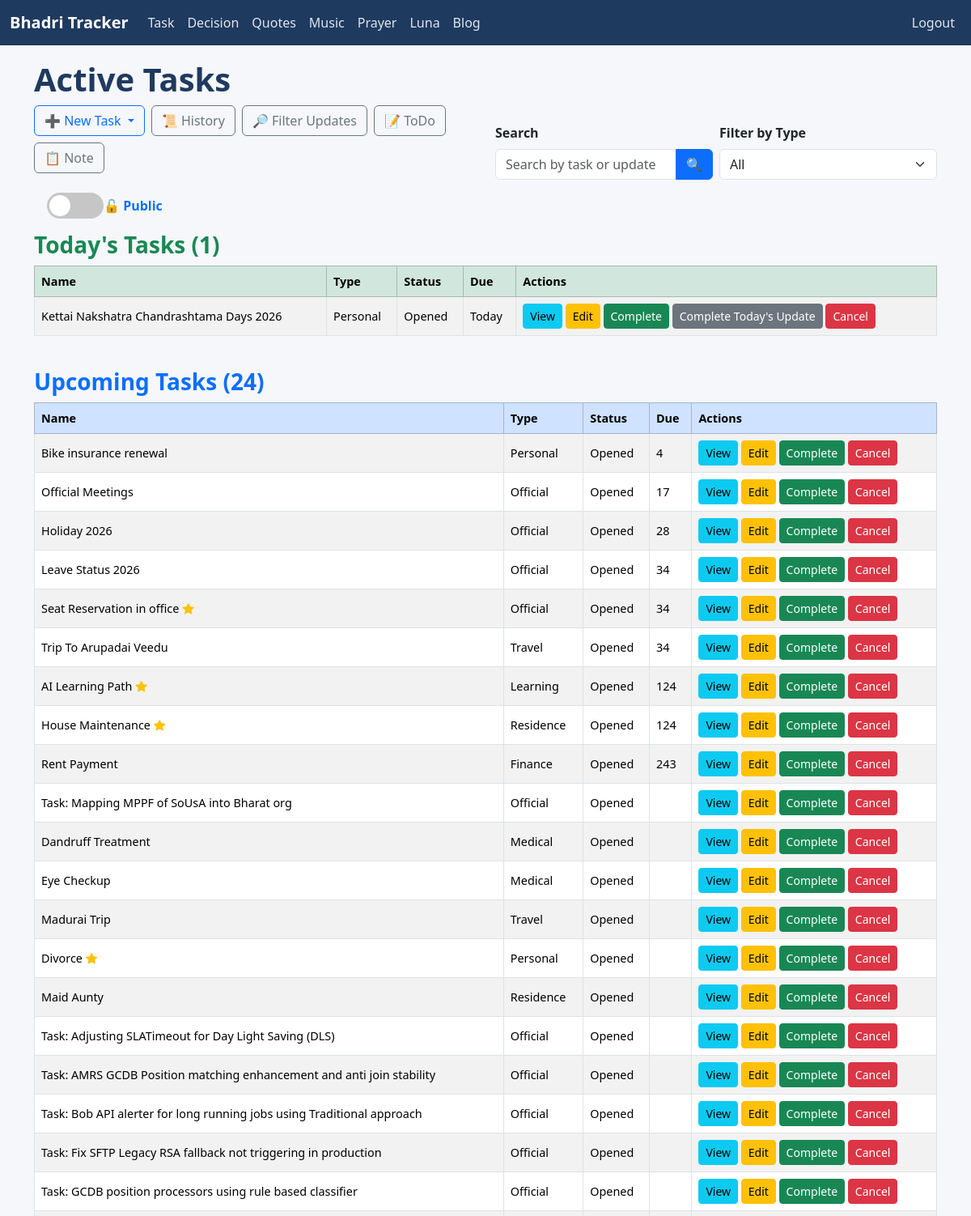
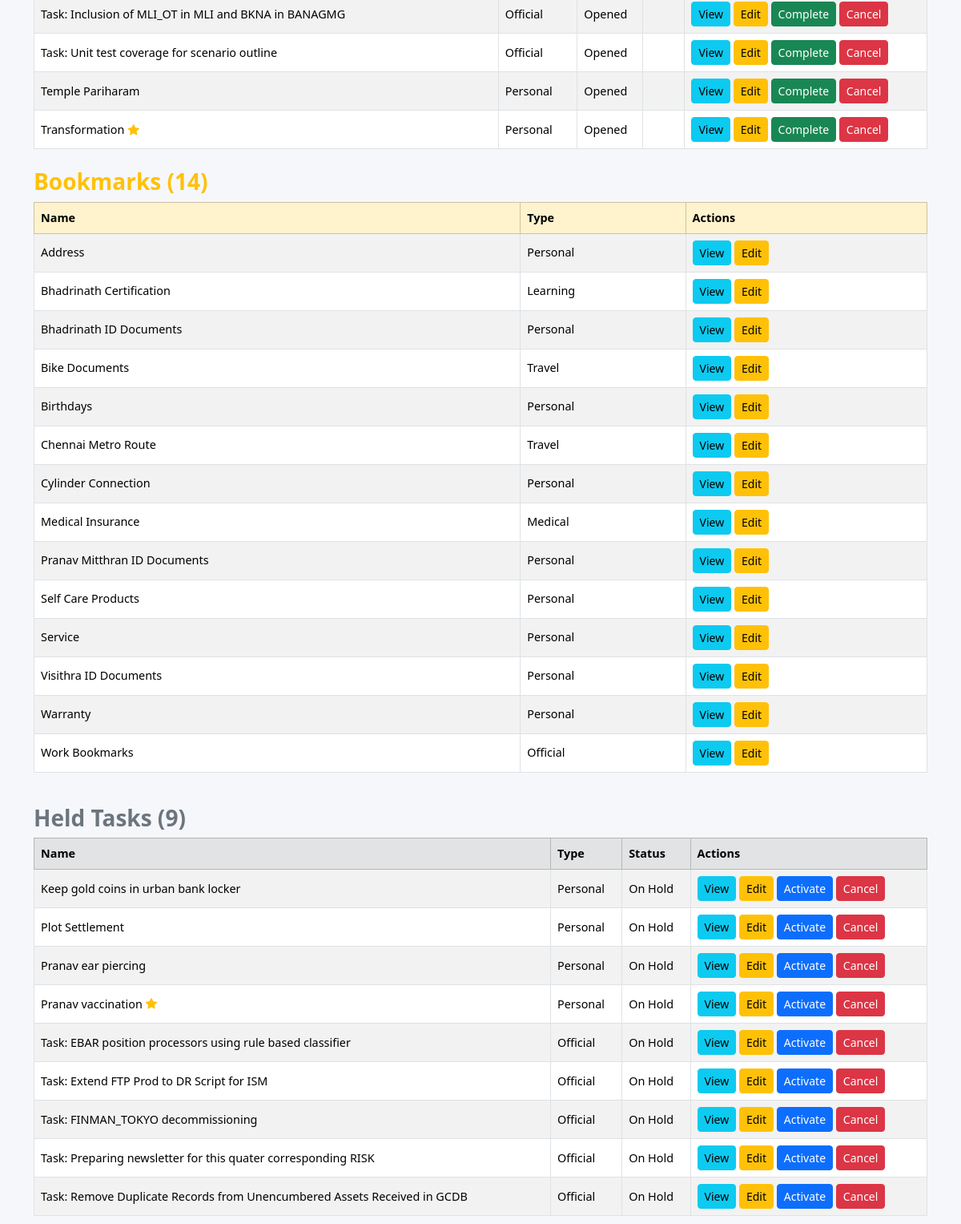
Page / (signed in, upper part) on the earlier database version (2 pictures, top to bottom).
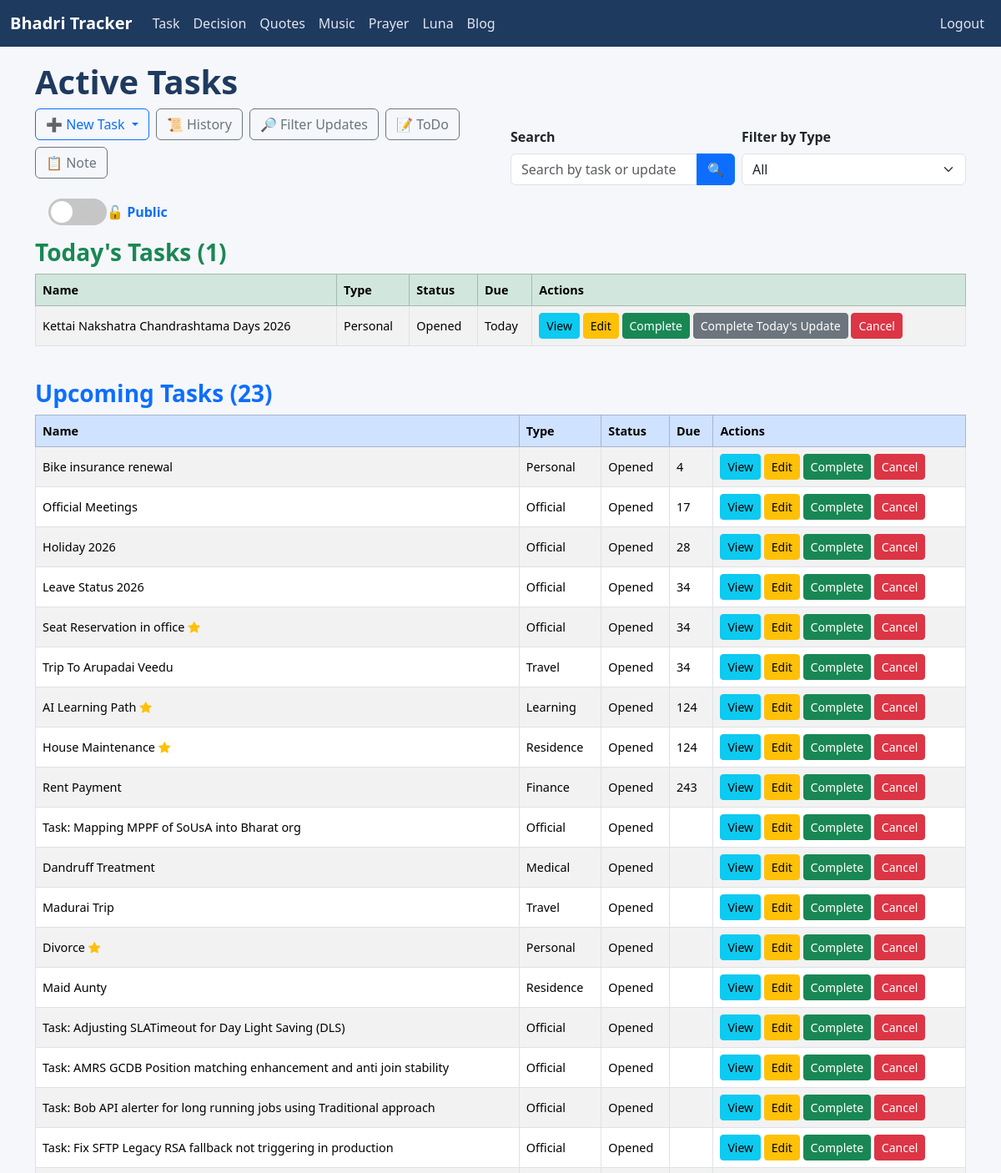
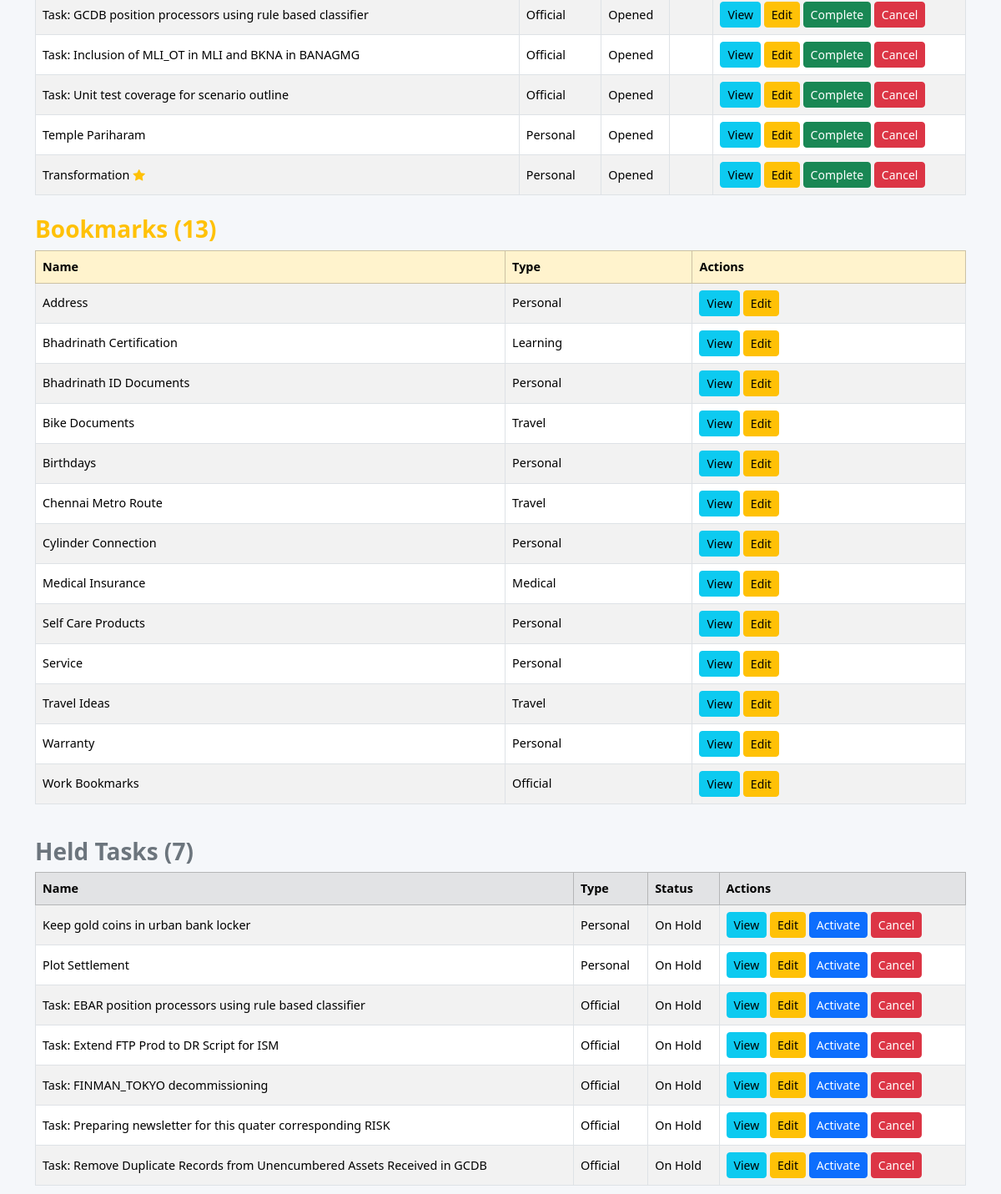
Same page on the later database version (2 pictures, top to bottom).
### tracker/models.py (models this page shows, shortened)
class Task(models.Model):
    STATUS_CHOICES = [
        ('Opened', 'Opened'),
        ('InProgress', 'In Progress'),
        ('Completed', 'Completed'),
        ('Cancelled', 'Cancelled'),
        ('Hold', 'Hold'),
    ]
    name = models.CharField(max_length=200)
    status = models.CharField(max_length=20, choices=STATUS_CHOICES, default='Opened')
    task_type = models.ForeignKey(TaskType, on_delete=models.CASCADE)
    started_date = models.DateField(default=timezone.localtime(), null=True, blank=True)
    created_date = models.DateField(auto_now_add=True)
    updated_date = models.DateField(auto_now=True)
    completed_date = models.DateField(null=True, blank=True)
    target_date = models.DateField(default=timezone.localtime(), null=True, blank=True)
    is_bookmark = models.BooleanField(default=False)
    is_private = models.BooleanField(default=False)
    is_important = models.BooleanField(default=False)
    is_template = models.BooleanField(default=False)
    @property
    def days_till_upcoming(self):
        today = timezone.localdate()
        dates = []
        if self.started_date and self.started_date >= today:
            dates.append(self.started_date)
        if self.target_date and self.target_date >= today:
            dates.append(self.target_date)
        for upd in self.updates.all():
            if upd.status not in ['Completed', 'Cancelled'] and upd.date and upd.date >= today:
                dates.append(upd.date)
        if not dates:
            return None
        return (min(dates) - today).days

class TaskType(models.Model):
    name = models.CharField(max_length=50, unique=True)
    class Meta:
        ordering = ['name']

class Update(models.Model):
    STATUS_CHOICES = [
        ('Opened', 'Opened'),
        ('InProgress', 'In Progress'),
        ('Completed', 'Completed'),
        ('Cancelled', 'Cancelled')
    ]
    REMINDER_CHOICE = [
        ('Days', 'Days'),
        ('Workweek', 'Workweek'),
        ('Weekly', 'Weekly'),
        ('Monthly', 'Monthly'),
        ('Yearly', 'Yearly'),
    ]
    name = models.CharField(max_length=200, null=True, blank=True)
    task = models.ForeignKey(Task, on_delete=models.CASCADE, related_name='updates')
    date = models.DateField(default=timezone.localtime(), null=True, blank=True)
    start_time = models.TimeField(null=True, blank=True)
    end_time = models.TimeField(null=True, blank=True)
    description = models.TextField()
    is_check_box = models.BooleanField(default=False)
    status = models.CharField(max_length=20, choices=STATUS_CHOICES, default='Opened')
    reminder_type = models.CharField(max_length=20, choices=REMINDER_CHOICE, null=True, blank=True)
    can_store_reminder = models.BooleanField(default=False)
    date_to_remind = models.IntegerField(null=True, blank=True)
    auto_reminder_handle = models.BooleanField(default=True)

### tracker/views.py (the view)
# urls.py: path('', views.TaskListView.as_view(), name='task_list'),
class TaskListView(LoginRequiredMixin, ListView):
    model = Task
    template_name = 'tracker/task_list.html'
    context_object_name = 'tasks'
    def get_queryset(self):
        queryset = Task.objects.exclude(
            status__in=['Completed', 'Cancelled', 'Hold']
        ).exclude(
            is_bookmark=True
        ).exclude(
            is_template=True
        )
        view_mode = self.request.GET.get('view', 'public')
        if view_mode == "private":
            user_profile = getattr(self.request.user, "userprofile", None)
            if user_profile is None or not user_profile.special_privilege_password:
                messages.error(self.request, "You do not have access to private tasks.")
                return Task.objects.none()
            if not self.request.session.get("private_access"):
                raise PermissionError("PRIVATE_ACCESS_REQUIRED")
            queryset = queryset.filter(is_private=True)
        elif view_mode == "public":
            self.request.session['private_access'] = False
            queryset = queryset.filter(is_private=False)
        search_query = self.request.GET.get('search')
        if search_query:
            queryset = queryset.filter(
                Q(name__icontains=search_query) |
                Q(updates__description__icontains=search_query)
            ).distinct()
        task_type_id = self.request.GET.get('task_type')
        if task_type_id:
            queryset = queryset.filter(task_type_id=task_type_id)
        tasks = list(queryset)
        tasks = [t for t in tasks if t.days_till_upcoming != 0]
        tasks.sort(
            key=lambda t: (
                t.days_till_upcoming is None,
                t.days_till_upcoming,
                t.target_date is None,
                t.target_date,
                t.name.lower(),
            )
        )
        return tasks
    def get_context_data(self, **kwargs):
        context = super().get_context_data(**kwargs)
        task_type_id = self.request.GET.get('task_type')
        search_query = self.request.GET.get('search', '')
        view_mode = self.request.GET.get('view', 'public')
        context['task_types'] = TaskType.objects.all()
        context['selected_type'] = int(task_type_id) if task_type_id else None
        context['search_query'] = search_query
        context['view_mode'] = view_mode
        common_filters = {}
        if task_type_id:
            common_filters['task_type_id'] = task_type_id
        if search_query:
            common_filters['name__icontains'] = search_query
        if view_mode == "private":
            common_filters['is_private'] = True
        base_queryset = Task.objects.filter(**common_filters) \
            .exclude(status__in=['Completed', 'Cancelled', 'Hold']) \
            .exclude(is_bookmark=True) \
            .exclude(is_template=True) \
            .order_by('name')
        today_tasks = [
            task for task in base_queryset
            if task.days_till_upcoming == 0
        ]
        context['today_tasks'] = today_tasks
        if view_mode == "public":
            common_filters['is_private'] = False
        held_tasks = Task.objects.filter(
            status__in=['Hold'],
            **common_filters
        ).exclude(is_template=True).order_by('name')
        context['held_tasks'] = held_tasks
        bookmarked_tasks = Task.objects.filter(
            is_bookmark=True,
            status__in=['Opened', 'InProgress'],
            **common_filters
        ).exclude(is_template=True).order_by('name')
        context['bookmarked_tasks'] = bookmarked_tasks
        template_tasks = Task.objects.filter(
            is_template=True,
            **common_filters
        ).order_by('name')
        context['template_tasks'] = template_tasks
        return context
    def dispatch(self, request, *args, **kwargs):
        try:
            return super().dispatch(request, *args, **kwargs)
        except PermissionError as e:
            if str(e) == "PRIVATE_ACCESS_REQUIRED":
                return redirect("private_access", "tracker:task_list")
            raise

### tracker/context_processors.py (called while the page is built)
def active_notifications(request):
    today = timezone.localdate()
    notifications = Notification.objects.filter(
        is_completed=False,
        date__gte=today,
        date__lte=today + timedelta(days=7)
    ).order_by('date')
    return {
        'active_notifications': notifications
    }

### templates/tracker/task_list.html (shortened to what the changed rows need)
{% extends 'base.html' %}
{% load static %}
{% block style %}
<link rel="stylesheet" href="{% static 'css/task_list.css' %}">
{% endblock %}
{% block content %}
<h1>Active Tasks</h1>
<div class="row align-items-end mb-3">
  <div class="col-md-6 mb-2">
  </div>
  <div class="col-md-6">
  </div>
</div>
<div class="toggle-container mb-3 ms-3">
  <a href="{% if view_mode == 'public' %}{% url 'private_access' 'tracker:task_list' %}{% else %}?view=public{% endif %}"
     class="text-decoration-none d-flex align-items-center">
  </a>
</div>
{% if today_tasks %}
  <h3 class="text-success mb-2">Today's Tasks ({{ today_tasks|length }})</h3>
  <div class="table-responsive mb-4">
    <table class="table table-bordered table-striped align-middle text-nowrap">
      <thead class="table-success">
        <tr>
          <th>Name</th>
          <th>Type</th>
          <th>Status</th>
          <th>Due</th>
          <th>Actions</th>
        </tr>
      </thead>
      <tbody>
        {% for task in today_tasks %}
          {% if task.is_private and view_mode == "public" %}
            <tr>
                <td colspan="5" class="text-center text-muted">
                    <i class="bi bi-eye-slash-fill"></i> Private Task
                </td>
            </tr>
          {% else %}
            <tr>
              <td>{{ task.name }}{% if task.is_important %}<i class="bi bi-star-fill text-warning ms-1"></i>{% endif %}</td>
              <td>{{ task.task_type.name }}</td>
              <td>{{ task.status }}</td>
              <td>{% if task.days_till_upcoming == 0 %}Today{% elif task.days_till_upcoming > 0 %}{{ task.days_till_upcoming }}{% endif %}</td>
              <td>
                <a href="{% url 'tracker:update_list' task.id %}" class="btn btn-sm btn-info">View</a>
                <a href="{% url 'tracker:task_update' task.id %}" class="btn btn-sm btn-warning">Edit</a>
                <a href="{% url 'tracker:mark_task_complete' task.id %}" class="btn btn-sm btn-success">Complete</a>
                <form method="post" action="{% url 'tracker:complete_today_task_updates' task.id %}" class="d-inline">
                    <button type="submit" class="btn btn-sm btn-secondary">
                    Complete Today's Update
                    </button>
                </form>
                <a href="{% url 'tracker:mark_task_cancel' task.id %}" class="btn btn-sm btn-danger">Cancel</a>
              </td>
            </tr>
          {% endif %}
        {% endfor %}
      </tbody>
    </table>
  </div>
{% endif %}
<h3 class="text-primary mb-2">Upcoming Tasks ({{ tasks|length }})</h3>
<div class="table-responsive">
  <table class="table table-striped table-bordered align-middle text-nowrap">
    <thead class="table-primary">
      <tr>
        <th>Name</th>
        <th>Type</th>
        <th>Status</th>
        <th>Due</th>
        <th>Actions</th>
      </tr>
    </thead>
    <tbody>
      {% for task in tasks %}
      <tr>
        <td>{{ task.name }}{% if task.is_important %}<i class="bi bi-star-fill text-warning ms-1"></i>{% endif %}</td>
        <td>{{ task.task_type.name }}</td>
        <td>{{ task.status }}</td>
        <td>{% if task.days_till_upcoming == 0 %}Today{% elif task.days_till_upcoming > 0 %}{{ task.days_till_upcoming }}{% endif %}</td>
        <td>
          <a href="{% url 'tracker:update_list' task.id %}" class="btn btn-sm btn-info">View</a>
          <a href="{% url 'tracker:task_update' task.id %}" class="btn btn-sm btn-warning">Edit</a>
          <a href="{% url 'tracker:mark_task_complete' task.id %}" class="btn btn-sm btn-success">Complete</a>
          <a href="{% url 'tracker:mark_task_cancel' task.id %}" class="btn btn-sm btn-danger">Cancel</a>
        </td>
      </tr>
      {% empty %}
        <tr><td colspan="6" class="text-center text-muted">No tasks found</td></tr>
      {% endfor %}
    </tbody>
  </table>
  {% if bookmarked_tasks %}
  <h3 class="text-warning mt-4">Bookmarks ({{ bookmarked_tasks|length }})</h3>
  <div class="table-responsive">
    <table class="table table-bordered table-striped align-middle text-nowrap">
      <thead class="table-warning">
        <tr>
          <th>Name</th>
          <th>Type</th>
          <th>Actions</th>
        </tr>
      </thead>
      <tbody>
        {% for task in bookmarked_tasks %}
        <tr>
          <td>{{ task.name }}{% if task.is_important %}<i class="bi bi-star-fill text-warning ms-1"></i>{% endif %}</td>
          <td>{{ task.task_type.name }}</td>
          <td>
            <a href="{% url 'tracker:update_list' task.id %}" class="btn btn-sm btn-info">View</a>
            <a href="{% url 'tracker:task_update' task.id %}" class="btn btn-sm btn-warning">Edit</a>
          </td>
        </tr>
        {% endfor %}
      </tbody>
    </table>
  </div>
  {% endif %}
  {% if held_tasks %}
  <h3 class="text-secondary mt-4">Held Tasks ({{ held_tasks|length }})</h3>
  <div class="table-responsive">
    <table class="table table-bordered table-striped align-middle text-nowrap">
      <thead class="table-secondary">
        <tr>
          <th>Name</th>
          <th>Type</th>
          <th>Status</th>
          <th>Actions</th>
        </tr>
      </thead>
      <tbody>
        {% for task in held_tasks %}
        <tr>
          <td>{{ task.name }}{% if task.is_important %}<i class="bi bi-star-fill text-warning ms-1"></i>{% endif %}</td>
          <td>{{ task.task_type.name }}</td>
          <td>On Hold</td>
          <td>
            <a href="{% url 'tracker:update_list' task.id %}" class="btn btn-sm btn-info">View</a>
            <a href="{% url 'tracker:task_update' task.id %}" class="btn btn-sm btn-warning">Edit</a>
            <a href="{% url 'tracker:toggle_hold' task.id %}" class="btn btn-sm btn-primary">
              Activate
            </a>
            <a href="{% url 'tracker:mark_task_cancel' task.id %}" class="btn btn-sm btn-danger">Cancel</a>
          </td>
        </tr>
        {% endfor %}
      </tbody>
    </table>
  </div>
  {% endif %}
</div>
</div>
{% endblock %}

Differences in the rows shown:
no longer on this page (row edited): Task: name "Eye Checkup", task_type.name "Medical", status "Opened", shown under "Upcoming Tasks (24)"
no longer on this page (row edited): Task: name "Pranav Mitthran ID Documents", task_type.name "Personal", shown under "Bookmarks (14)"
no longer on this page (row edited): Task: name "Visithra ID Documents", task_type.name "Personal", shown under "Bookmarks (14)"
no longer on this page (row edited): Task: name "Pranav ear piercing", task_type.name "Personal", shown under "Held Tasks (9)"
no longer on this page (row edited): Task: name "Pranav vaccination", is_important True (drawn), task_type.name "Personal", shown under "Held Tasks (9)"
added Task: name "Travel Ideas", task_type.name "Travel", shown under "Bookmarks (13)"
Other differences:
{{ tasks|length }}: "24" → "23"
{{ bookmarked_tasks|length }}: "14" → "13"
{{ held_tasks|length }}: "9" → "7"
